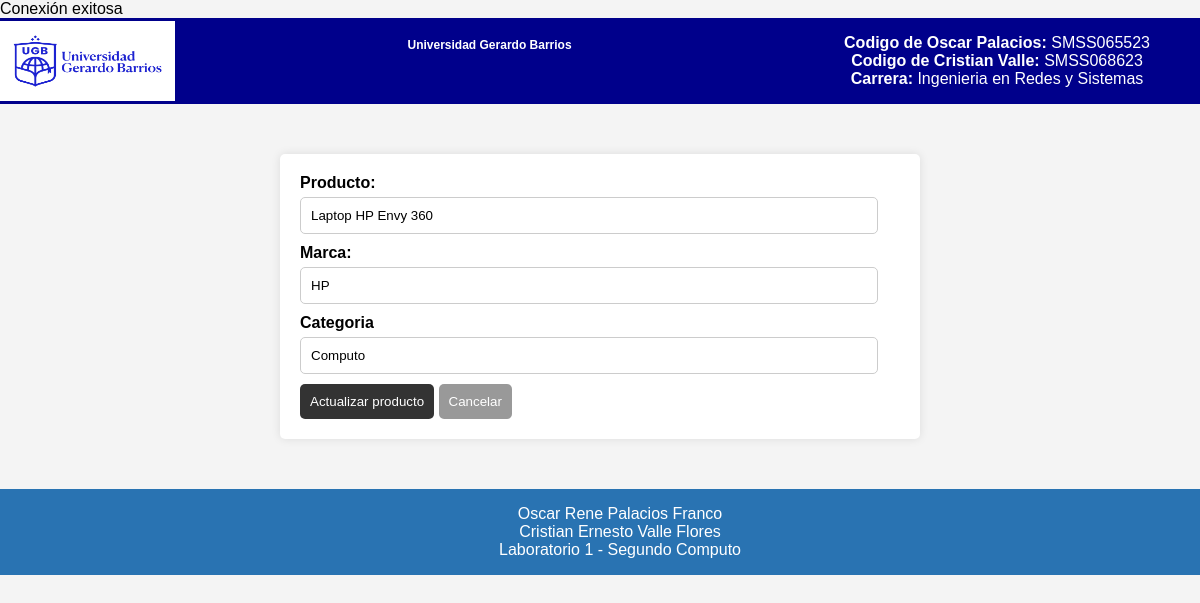
Screenshot of /editar.php?ID_Producto=3 with the database file from the repository.
### tables this page shows
CREATE TABLE `tblproductos` (
  `ID_Producto` int(11) NOT NULL,
  `Producto` varchar(50) NOT NULL,
  `Marca` varchar(25) NOT NULL,
  `Categoria` varchar(25) NOT NULL
);

### editar.php (the view, shortened to what this page needs)
<?php include 'conexion.php';
$ID_Producto = $_GET['ID_Producto'];
$resultado = $conexion -> query("SELECT * FROM tblproductos WHERE ID_Producto=$ID_Producto");
$producto = $resultado -> fetch_assoc();
?>
<!DOCTYPE html>
<html lang="en">
<head>
    <link rel="stylesheet" href="styles.css">
</head>
<body>
    <?php include "header.php"; ?>
    <form action="" method="POST">
        <label>Producto:</label>
        <input type="text" name="Producto" value="<?php echo $producto['Producto'] ?>">
        <br>
        <label>Marca:</label>
        <input type="text" name="Marca" value="<?php echo $producto['Marca'] ?>">
        <br>
        <label>Categoria</label>
        <input type="text" name="Categoria" value="<?php echo $producto['Categoria'] ?>">
        <br>
        <button type="submit">Actualizar producto</button>
        <a href="index.php"><button>Cancelar</button></a>
    </form>
<?php include "footer.php"; ?>
</body>
</html>

### styles.css (style rules this page uses)
body { font-family: Arial, sans-serif; margin: 0; padding: 0; background-color: #f4f4f4; }
a button { padding: 10px; background-color: #333; color: #fff; border: none; border-radius: 5px; cursor: pointer; }
form { width: 50%; margin: 50px auto; padding: 20px; background-color: #fff; box-shadow: 0 0 10px rgba(0, 0, 0, 0.1); border-radius: 5px; }
form label { display: block; margin-bottom: 5px; font-weight: bold; }
form input { width: calc(100% - 22px); padding: 10px; margin-bottom: 10px; border: 1px solid #ccc; border-radius: 5px; }
form button { padding: 10px; background-color: #333; color: #fff; border: none; border-radius: 5px; cursor: pointer; }
form a button { background-color: #999; }

### rows the page displays
tblproductos: Producto "Laptop HP Envy 360", Marca "HP", Categoria "Computo"
